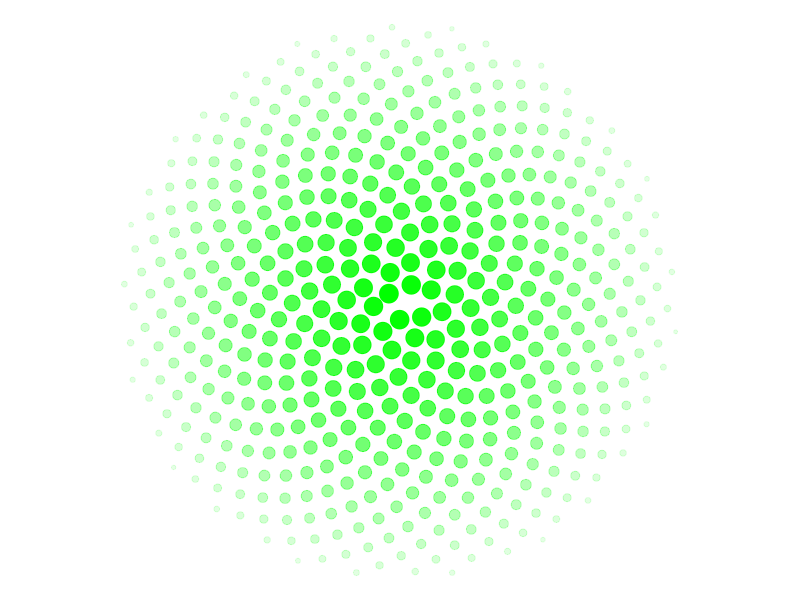

Write R code to recreate this figure.
library(ggplot2)
n=500
sunflower <- ggplot(data.frame(r=sqrt(1:n),t=(1:n)*pi*(3-sqrt(5))),
       aes(x=r*cos(t),y=r*sin(t)))+
  geom_point(aes(size=n-r, alpha=n-r),
             shape=19,colour="green")+
  coord_equal()+cowplot::theme_nothing()

ggsave(sunflower, filename="C://Users/aless/Desktop/sunflower.png", dpi=500, type = "cairo",width = 7.09)
